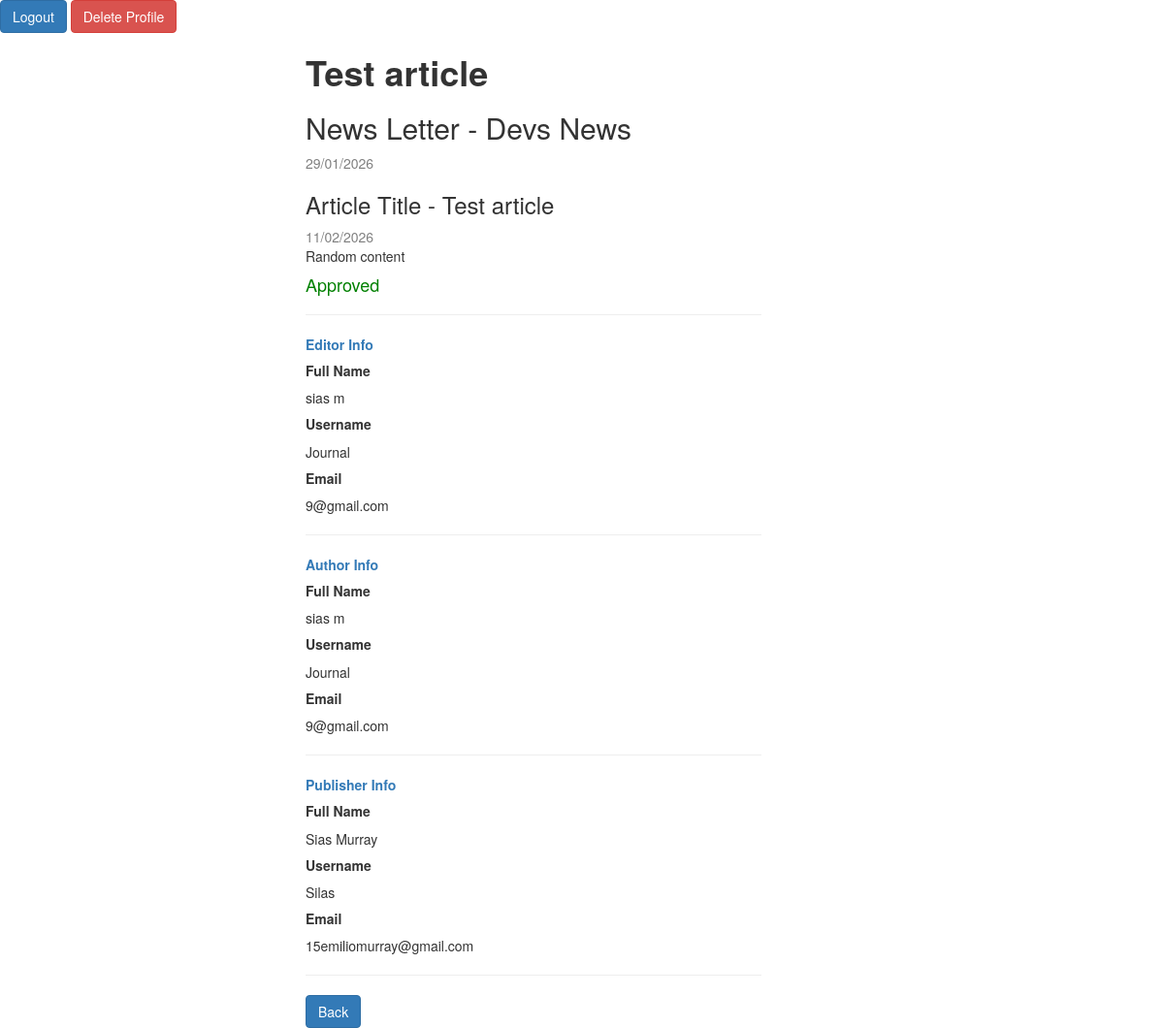
The page /detailed_view/Devs News/Test article/ (signed in) on the database its author committed.
### publishing/models.py (models this page shows, shortened)
class Articles(models.Model):
    news_letter = models.ForeignKey(Newsletter, on_delete=models.CASCADE, related_name="newsletter_articles")
    title = models.CharField(max_length=20)
    content = models.CharField(max_length=200)
    author = models.ForeignKey(Users, on_delete=models.CASCADE, related_name="author_articles")
    created_at = models.DateTimeField(auto_now_add=True)
    approved = models.BooleanField(default=False)
    publisher = models.ForeignKey(Users, on_delete=models.CASCADE, related_name="publisher_articles")

class Newsletter(models.Model):
    title = models.CharField(max_length=30)
    created_at = models.DateTimeField(auto_now_add=True)
    author = models.ForeignKey(Users, on_delete=models.CASCADE)

class Users(AbstractUser):
    role = models.CharField(max_length=50)

### publishing/views.py (the view)
# urls.py: path("detailed_view/<str:news_letter_title>/<str:title>/", views.article_detailed_view, name="Article_Detailed"),
def article_detailed_view(request, news_letter_title, title):
    news_letter = Newsletter.objects.get(title=news_letter_title)
    article = Articles.objects.get(news_letter=news_letter, title=title)
    context = {
        "article": article
    }
    if article.approved:
        editor = ArticlesEditors.objects.get(news_letter=news_letter, article=article)
        context["editor"] = editor.user
    return render(request, "article_detailed_view.html", context)

### publishing/templates/article_detailed_view.html (shortened to what this page needs)
{% extends 'base.html' %}
{% block heading %}
{{ article.title }}
{% endblock %}
{% block content %}
    <div>
        <h2>News Letter - {{ article.news_letter.title }}</h2>
        <a style="color: grey">{{ article.news_letter.created_at|date:"d/m/Y" }}</a>
        <h3>Article Title - {{ article.title }}</h3>
        <a style="color: grey">{{ article.created_at|date:"d/m/Y" }}</a>
        <p>
            {{ article.content }}
        </p>
        {% if article.approved == True %}
            <h4 style="color: green;">Approved</h4>
            <hr>
            <div>
                <a style="color: light blue"><strong>Editor Info</strong></a>
                <div>
                    <h5><strong>Full Name</strong></h5>
                    {{ editor.first_name }}
                    {{ editor.last_name }}
                </div>
                <div>
                    <h5><strong>Username</strong></h5>
                    {{ editor.username }}
                </div>
                <div>
                    <h5><strong>Email</strong></h5>
                    {{ editor.email }}
                </div>
            </div>
        {% else %}
            <h4 style="color: red;">Not Approved</h4>
        {% endif %}
        <hr>
        <div>
            <a style="color: light blue"><strong>Author Info</strong></a>
            <div>
                <h5><strong>Full Name</strong></h5>
                {{ article.author.first_name }}
                {{ article.author.last_name }}
            </div>
            <div>
                <h5><strong>Username</strong></h5>
                {{ article.author.username }}
            </div>
            <div>
                <h5><strong>Email</strong></h5>
                {{ article.author.email }}
            </div>
        </div>
        <hr>
        <div>
            <a style="color: light blue"><strong>Publisher Info</strong></a>
            <div>
                <h5><strong>Full Name</strong></h5>
                {{ article.publisher.first_name }}
                {{ article.publisher.last_name }}
            </div>
            <div>
                <h5><strong>Username</strong></h5>
                {{ article.publisher.username }}
            </div>
            <div>
                <h5><strong>Email</strong></h5>
                {{ article.publisher.email }}
            </div>
        </div>
    </div>
    <hr>
    <a href="{% url 'Article_View' title=article.news_letter.title %}"
    class="btn btn-primary">Back</a>
{% endblock %}

### rows shown on the page
Articles: title "Test article", news_letter "Devs News", news_letter.created_at "29/01/2026", created_at "11/02/2026", content "Random content", author.first_name "sias", author.last_name "m", author.username "Journal", author.email "9@gmail.com", publisher.first_name "Sias", publisher.last_name "Murray", publisher.username "Silas", publisher.email "15emiliomurray@gmail.com"
Users: first_name "sias", last_name "m", username "Journal", email "9@gmail.com"
